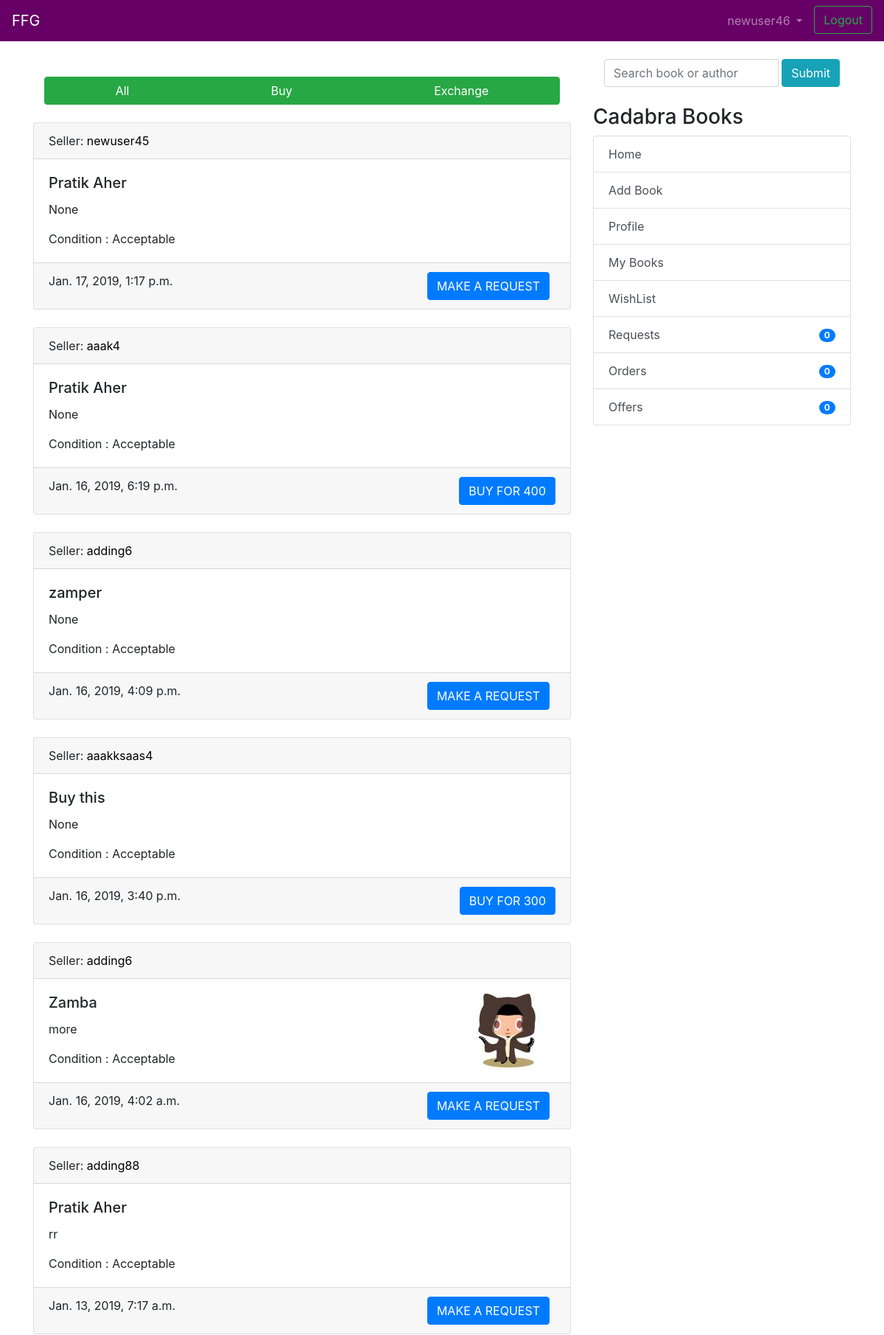
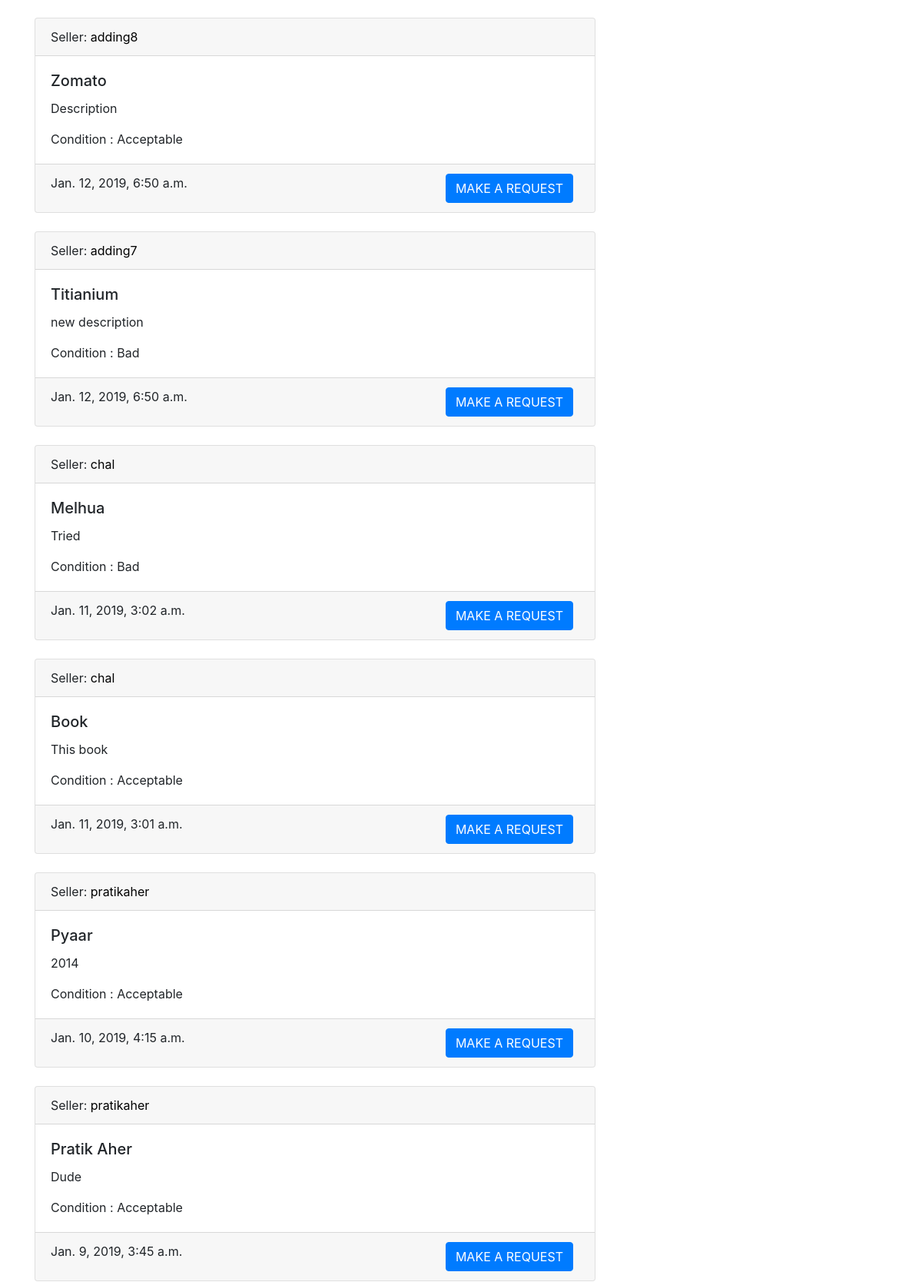
The app's page / (signed in, upper part) with its own data (2 pictures, top to bottom).
### coreapp/models.py (models this page shows, shortened)
class Book(models.Model):
    user = models.ForeignKey(User, on_delete=models.CASCADE, null=True)
    book_name = models.CharField(max_length=100)
    author_name = models.CharField(max_length=100, blank=True, null=True)
    description = models.CharField(max_length=2000,blank=True,null=True)
    image = models.ImageField(null=True, blank=True, upload_to="book_images/")
    price = models.IntegerField(null=True,blank=True)
    sell_or_exchange = models.CharField(
        max_length=100, choices=BUY_OR_EXCHANGE, default='Exchange')
    condition = models.CharField(
        max_length=100, choices=CONITION_CHOICES, default='Acceptable')
    created_at = models.DateTimeField(auto_now_add=True)
    class Meta:
        verbose_name = 'Book'
        verbose_name_plural = 'Books'

### coreapp/views.py (the view)
# urls.py: path('', views.BookListView.as_view(), name='list_entries'),
class BookListView(LoginRequiredMixin, generic.ListView):
    model = Book
    template_name = 'list_entries.html'
    context_object_name = 'books'
    paginate_by = 15
    def get_queryset(self):
        return Book.objects.exclude(user=self.request.user).order_by('-created_at')

### nofapapp/context_processors.py (called while the page is built)
def add_variable_to_context(request):
    if request.user.id:
        return {
            'requestscount': Requests.objects.filter(requester=request.user).count(),
            'offercount' : Requests.objects.filter(offerrer=request.user).count(),
            'orderscount': Transaction.objects.filter(offerrer=request.user).count(),
            'addresscheck': get_object_or_404(ShippingAddress, profile=get_object_or_404(Profile, user=request.user)).address1,
            }
    else:
        return {}

### templates/list_entries.html (shortened to what this page needs)
{% extends 'base.html' %}
{% load static %}
{% block stylesheet %}
  <link rel="stylesheet" href="{% static 'css/search.css' %}">
{% endblock %}
{% block search %}
<div class="container">
  <div class="col-md-17">
<form class="navbar-form" method="GET" action="{% url 'searchapp:search' %}">
  <div class="input-group add-on">
    <input class="form-control" placeholder="Search book or author" name="search" id="search" type="text">
    <div class="ml-1 input-group-btn">
      <button class="btn btn-info" type="submit" >Submit</button>
    </div>
  </div>
</form>
</div>
</div>
{% endblock %}
{% block content %}
<br/>
<div class="btn-group container-fluid">
  <a href="{% url 'coreapp:list_entries' %}" class="btn btn-success">All</a>
  <a href="{% url 'coreapp:buy_entries' %}" class="btn btn-success">Buy</a>
  <a href="{% url 'coreapp:exchange_entries' %}" class="btn btn-success">Exchange</a>
</div>
<br />
<br/>
{% if books %}
    {% for book in books %}
    <div class="card text-left">
      <div class="card-header">
        Seller: <a href="{% url 'coreapp:userbooksforuser' book.user %}" style="color:black">{{ book.user.username }}</a>
      </div>
      <div class="card-body">
      <div class="d-flex justify-content-between">
        <div>
          <h5 class="card-title">{{ book.book_name }}</h5>
          <p class="card-text">{{ book.description }}</p>
          <p class="card-text">Condition : {{ book.condition }} </p>
        </div>
        <div class="mr-3">
          {% if book.image %}
          <img src="{{ book.image.url }}">
          {% endif %}
        </div>
      </div>
      </div>
      <div class="card-footer text-mutxed">
        {{ book.created_at }}
        {% if book.sell_or_exchange == 'Sell' %}
        <a href="{% url 'wishlist:add_to_list' book.id %}" class="btn btn-primary float-right">BUY FOR {{ book.price }}</a>
        {% else %}
        <a href="{% url 'transaction:add_request' book.id %}" class="btn btn-primary mr-2 float-right">MAKE A REQUEST</a>
        {% endif %}
      </div>
    </div>
  {% endfor %}
  {% else %}
  <h2 align="center">No Relevant Books Found !</h2>
  {% endif %}
{% endblock %}

### templates/base.html (shortened to what this page needs)
{% load crispy_forms_tags %}
<!doctype html>
<html lang="en">
  <head>
    <link rel="stylesheet" href="https://stackpath.bootstrapcdn.com/bootstrap/4.2.1/css/bootstrap.min.css"
>
    {% block stylesheet %}{% endblock %}
  </head>
  <body>
    <header class="site-header">
<nav class="navbar navbar-expand-lg navbar-dark" style="background-color: #660066;">
  <a class="navbar-brand" href="#">FFG</a>
  <div class="collapse navbar-collapse" id="navbarSupportedContent">
    <ul class="navbar-nav ml-auto">
      {% if user.is_authenticated %}
      <li class="nav-item dropdown">
        <a class="nav-link dropdown-toggle" href="#" id="navbarDropdown" role="button" data-toggle="dropdown"
          aria-haspopup="true" aria-expanded="false">
          {{ user.username }}
        </a>
      </li>
      <li><a class="btn btn-outline-success ml-2 my-2 my-sm-0" href="{% url 'logout'%}">Logout</a></li>
        {% else %}
      <li><a href="{% url 'login' %}" class="btn btn-outline-success">Login</a></li>
      <li><a href="{% url 'coreapp:signup' %}" class="btn btn-primary ml-2">Sign up</a></li>
      {% endif %}
    </ul>
  </div>
</nav>
  </header>
  <br/>
    <div class="container">
      <div class="row justify-content-center">
        <div class="col-8">
          {% block content %}
          {% endblock %}
        </div>
        {% if user.is_authenticated %}
                <div class="col-md-4">
                  <div class="content-section">
                    {% block search %}
                    {% endblock %}
                    <br/>
                    <h3>Cadabra Books</h3>
                      <ul class="list-group">
                        <a class="list-group-item list-group-item-action" href="{% url 'coreapp:list_entries' %}" > Home </a>
                        <a class="list-group-item list-group-item-action" href="{% url 'coreapp:new_entry' %}" > Add Book</a>
                        <a class="list-group-item list-group-item-action" href="{% url 'coreapp:profile' %}" >Profile</a>
                        <a class="list-group-item list-group-item-action" href="{% url 'coreapp:userbooks' %}" >My Books</a>
                        <a class="list-group-item list-group-item-action" href="{% url 'wishlist:wish_list' %}" >WishList </a>
                        <a class="list-group-item list-group-item-action" href="{% url 'transaction:requests_view' %}" >Requests<span class="badge badge-primary badge-pill float-right mt-1">{{ requestscount }}</span></a>
                        <a class="list-group-item list-group-item-action" href="{% url 'transaction:orders_view' %}" >Orders <span class="badge badge-primary badge-pill float-right mt-1">{{ orderscount }}</span></a>
                        <a class="list-group-item list-group-item-action" href="{% url 'transaction:offers_view' %}" >Offers <span class="badge badge-primary badge-pill float-right mt-1">{{ offercount }}</span></a>
                      </ul>
                      <br/>
                  </div>
                </div>
                {% endif %}
      </div>
    </div>
</body>
</html>

### records on screen
Book: user.username "newuser45", book_name "Pratik Aher", description "None", condition "Acceptable", created_at "Jan. 17, 2019, 1:17 p.m."
Book: user.username "aaak4", book_name "Pratik Aher", description "None", condition "Acceptable", created_at "Jan. 16, 2019, 6:19 p.m.", price "400"
Book: user.username "adding6", book_name "zamper", description "None", condition "Acceptable", created_at "Jan. 16, 2019, 4:09 p.m."
Book: user.username "aaakksaas4", book_name "Buy this", description "None", condition "Acceptable", created_at "Jan. 16, 2019, 3:40 p.m.", price "300"
Book: user.username "adding6", book_name "Zamba", description "more", condition "Acceptable", image (placeholder picture), created_at "Jan. 16, 2019, 4:02 a.m."
Book: user.username "adding88", book_name "Pratik Aher", description "rr", condition "Acceptable", created_at "Jan. 13, 2019, 7:17 a.m."
Book: user.username "adding8", book_name "Zomato", description "Description", condition "Acceptable", created_at "Jan. 12, 2019, 6:50 a.m."
Book: user.username "adding7", book_name "Titianium", description "new description", condition "Bad", created_at "Jan. 12, 2019, 6:50 a.m."
Book: user.username "chal", book_name "Melhua", description "Tried", condition "Bad", created_at "Jan. 11, 2019, 3:02 a.m."
Book: user.username "chal", book_name "Book", description "This book", condition "Acceptable", created_at "Jan. 11, 2019, 3:01 a.m."
Book: user.username "pratikaher", book_name "Pyaar", description "2014", condition "Acceptable", created_at "Jan. 10, 2019, 4:15 a.m."
Book: user.username "pratikaher", book_name "Pratik Aher", description "Dude", condition "Acceptable", created_at "Jan. 9, 2019, 3:45 a.m."

### other values on screen
{{ user.username }} "newuser46"
{{ requestscount }} "0"
{{ orderscount }} "0"
{{ offercount }} "0"
